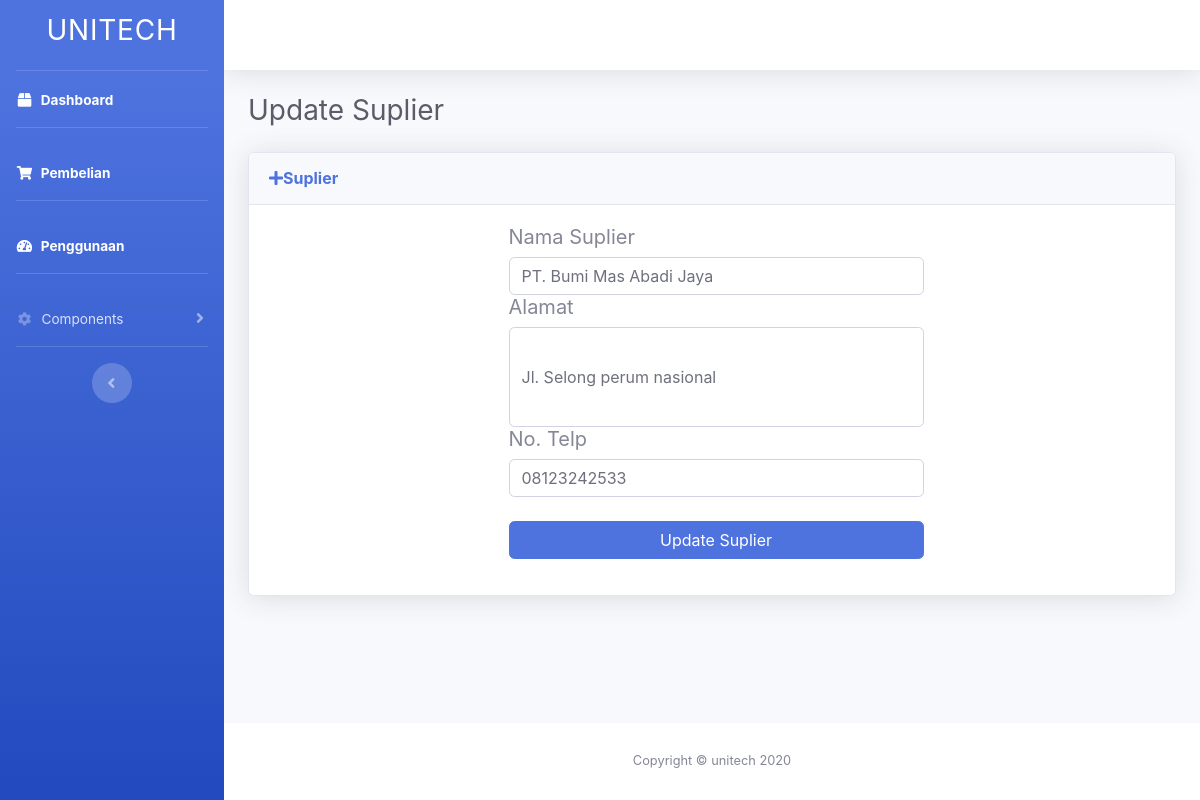
Screenshot of /suplier/edit.php?id=1 with the database file from the repository.
### tables this page shows
CREATE TABLE `suplier` (
  `idsuplier` int(11) NOT NULL,
  `nama_suplier` varchar(45) DEFAULT NULL,
  `alamat_suplier` varchar(45) DEFAULT NULL,
  `notelp_suplier` varchar(45) DEFAULT NULL
);

### public/suplier/edit.php (the view, shortened to what this page needs)
<?php
  $servername = "localhost";
  $username = "root";
  $password = "";
  $dbname = "kp_awang";
  $conn = new mysqli($servername, $username, $password, $dbname);
 ?>
<!DOCTYPE html>
<html lang="en">
<head>
  <link href="../vendor/fontawesome-free/css/all.min.css" rel="stylesheet" type="text/css">
  <link href="../css/sb-admin-2.min.css" rel="stylesheet">
  <link href="../vendor/datatables/dataTables.bootstrap4.min.css" rel="stylesheet">
</head>
<body id="page-top">
  <div id="wrapper">
    <ul class="navbar-nav bg-gradient-primary sidebar sidebar-dark accordion" id="accordionSidebar">
      <a class="sidebar-brand d-flex align-items-center justify-content-center" href="index.html">
        <div class="sidebar-brand-text mx-3"><h3>UNITECH </h3></div>
      </a>
      <hr class="sidebar-divider my-0">
      <li class="nav-item active">
        <a class="nav-link" href="index.php">
          <i class="fas fa-fw fa-box"></i>
          <span>Dashboard</span></a>
      <hr class="sidebar-divider">
      </li>
       <li class="nav-item active">
        <a class="nav-link" href="pembelian.php">
          <i class="fas fa-fw fa-shopping-cart"></i>
          <span>Pembelian</span></a>
      <hr class="sidebar-divider">
      </li>
       <li class="nav-item active">
        <a class="nav-link" href="penggunaan.php">
          <i class="fas fa-fw fa-tachometer-alt"></i>
          <span>Penggunaan</span></a>
      </li>
      <hr class="sidebar-divider">
       <li class="nav-item">
        <a class="nav-link collapsed" href="#" data-toggle="collapse" data-target="#collapseTwo" aria-expanded="true" aria-controls="collapseTwo">
          <i class="fas fa-fw fa-cog"></i>
          <span>Components</span>
        </a>
      </li>
      <hr class="sidebar-divider d-none d-md-block">
      <div class="text-center d-none d-md-inline">
        <button class="rounded-circle border-0" id="sidebarToggle"></button>
      </div>
    </ul>
    <div id="content-wrapper" class="d-flex flex-column">
      <div id="content">
        <nav class="navbar navbar-expand navbar-light bg-white topbar mb-4 static-top shadow">
           <ul class="navbar-nav ml-auto">
            <li class="nav-item dropdown no-arrow">
              <a class="nav-link dropdown-toggle" href="#" id="userDropdown" role="button" data-toggle="dropdown" aria-haspopup="true" aria-expanded="false">
              </a>
            </li>
          </ul>
        </nav>
        <div class="container-fluid">
           <div class="d-sm-flex align-items-center justify-content-between mb-4">
            <h1 class="h3 mb-0 text-gray-800">Update Suplier</h1>
          </div>
           <?php
            $id = $_GET['id'];
            $sql = "SELECT * FROM suplier where idsuplier=".$id;
            $result = $conn->query($sql);
            $row = $result->fetch_assoc();
           ?>
          <div class="card shadow mb-4">
            <div class="card-header py-3">
              <h6 class="m-0 font-weight-bold text-primary"><i class="fa fa-plus"></i>Suplier</h6>
            </div>
            <div class="card-body row">
            <div class="col-sm-3"></div>
                <div class="form-group col-sm-9 ">
                  <div class="col-sm-8">
                    <h5>Nama Suplier</h5>
                    <?php
                    echo ' <input type="text" class="form-control form-control-user" id="nama" id="exampleInputEmail" value="'.$row['nama_suplier'].'">';
                     ?>
                  </div>
                  <div class="col-sm-8">
                    <h5>Alamat</h5>
                    <?php
                    echo '<input style="height: 100px" type="text" class="form-control form-control-user" id="alamat"  value="'.$row['alamat_suplier'].'">';
                     ?>
                  </div>
                  <div class="col-sm-8">
                    <h5>No. Telp</h5>
                    <?php
                    echo ' <input type="text" class="form-control form-control-user" id="notelp" value="'.$row['notelp_suplier'].'" >';
                     ?>
                  </div>
                  <br>
                  <div class="col-sm-8">
                    <button onclick="editdata()" class="btn btn-primary btn-user btn-block">
                      Update Suplier
                    </button>
                  </div>
                </div>
            </div>
          </div>
        </div>
      </div>
      <footer class="sticky-footer bg-white">
        <div class="container my-auto">
          <div class="copyright text-center my-auto">
            <span>Copyright &copy; unitech 2020</span>
          </div>
        </div>
      </footer>
    </div>
  </div>
</body>
</html>

### rows the page displays
suplier: nama_suplier "PT. Bumi Mas Abadi Jaya", alamat_suplier "Jl. Selong perum nasional", notelp_suplier "08123242533"
